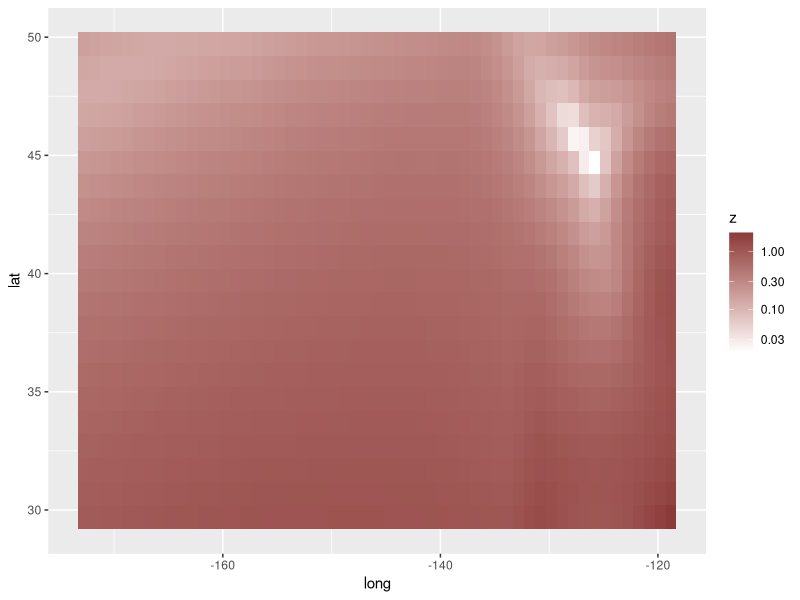

Write the R code that produced this figure.
## ---- chunk 1
knitr::opts_chunk$set(message = FALSE, warning = FALSE, include = TRUE,
                      fig.align = "center",  out.width = "80%")
## ---- chunk 2
library(tidyverse)
library(ggplot2)
library(stringr)
library(lubridate)
library(ggrepel)
library(sf)
## ---- chunk 3
seals$z <- with(seals, sqrt(delta_long^2 + delta_lat^2)); 
ggplot(seals, aes(x=long, y=lat)) +
  geom_tile(aes(fill=z)) +
  scale_fill_gradient(trans = "log10", high = "indianred4", low = "white")

## ---- chunk 4

## ---- chunk 5
